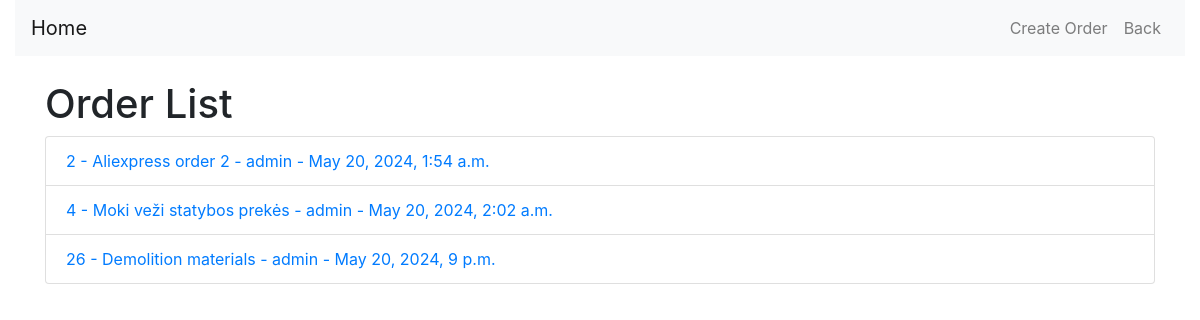
The app's page /orders/ (signed in), older data.
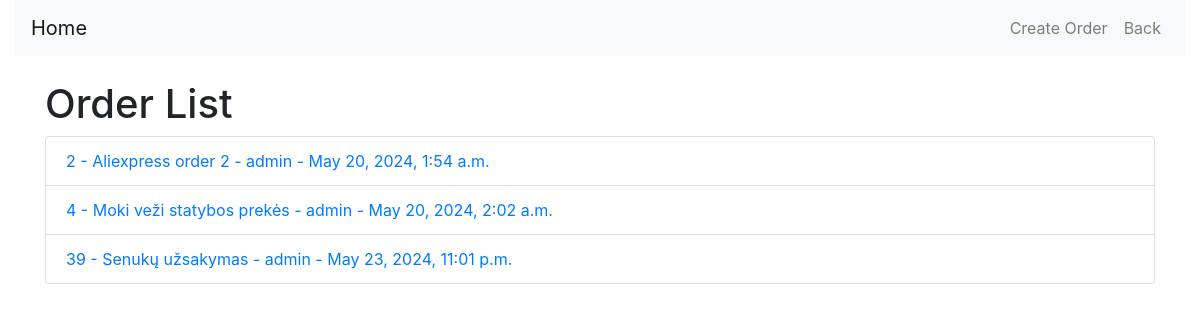
The same page, newer data.
### orders/models.py (models this page shows, shortened)
class Order(models.Model):
    user = models.ForeignKey(User, on_delete=models.CASCADE, default=None)
    products = models.ManyToManyField(Product)
    date_ordered = models.DateTimeField(auto_now_add=True)
    order_name = models.CharField(max_length=100)

### orders/views.py (the view)
# urls.py: path('', views.order_list, name='order_list'),
@login_required
def order_list(request):
    orders = Order.objects.filter(user=request.user)
    return render(request, 'orders/order_list.html', {'orders': orders})

### orders/templates/orders/order_list.html (shortened to what this page needs)
<!DOCTYPE html>
<html lang="en">
<head>
    {% load static %}
    <link href="https://stackpath.bootstrapcdn.com/bootstrap/4.5.2/css/bootstrap.min.css" rel="stylesheet">
    <link rel="stylesheet" href="{% static 'alert.css' %}">
</head>
<body>
    <div class="container-fluid">
        <nav class="navbar navbar-expand-lg navbar-light bg-light">
            <a class="navbar-brand" href="{% url 'home' %}">Home</a>
            <div class="collapse navbar-collapse" id="navbarNav">
                <ul class="navbar-nav ml-auto">
                    {% if perms.orders.add_order %}
                        <li class="nav-item">
                            <a class="nav-link" href="{% url 'create_order' %}">Create Order</a>
                        </li>
                    {% endif %}
                    <li class="nav-item">
                        <a class="nav-link" href="{% url 'home' %}">Back</a>
                    </li>
                </ul>
            </div>
        </nav>
        <div class="container mt-4">
            <h1>Order List</h1>
            <ul class="list-group">
                {% if orders %}
                    {% for order in orders %}
                        <li class="list-group-item">
                            <a href="{% url 'order_detail' order.id %}">{{ order.id }} - {{ order.order_name }} - {{ order.user.username }} - {{ order.date_ordered }}</a>
                        </li>
                    {% endfor %}
                {% else %}
                    <li class="list-group-item">No orders available.</li>
                {% endif %}
            </ul>
        </div>
    </div>
</body>
</html>

Row changes from the older to the newer data that the page shows:
removed Order: id "26", order_name "Demolition materials", user.username "admin", date_ordered "May 20, 2024, 9 p.m."
added Order: id "39", order_name "Senukų užsakymas", user.username "admin", date_ordered "May 23, 2024, 11:01 p.m."
